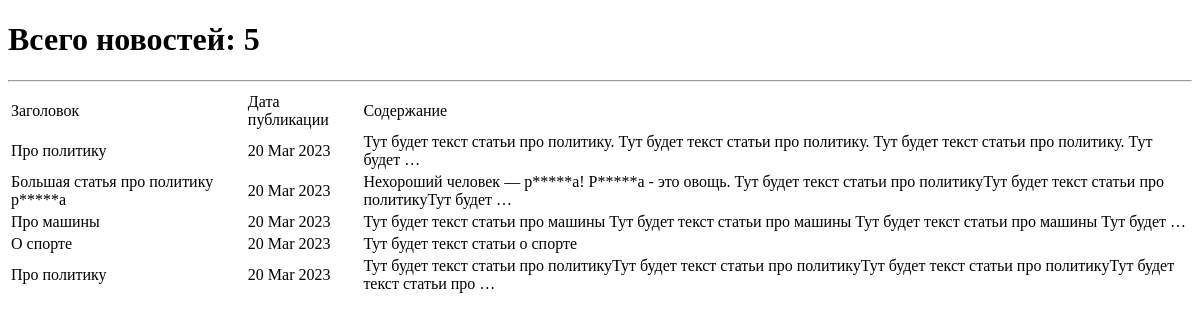
Before: /news/ with the older database file.
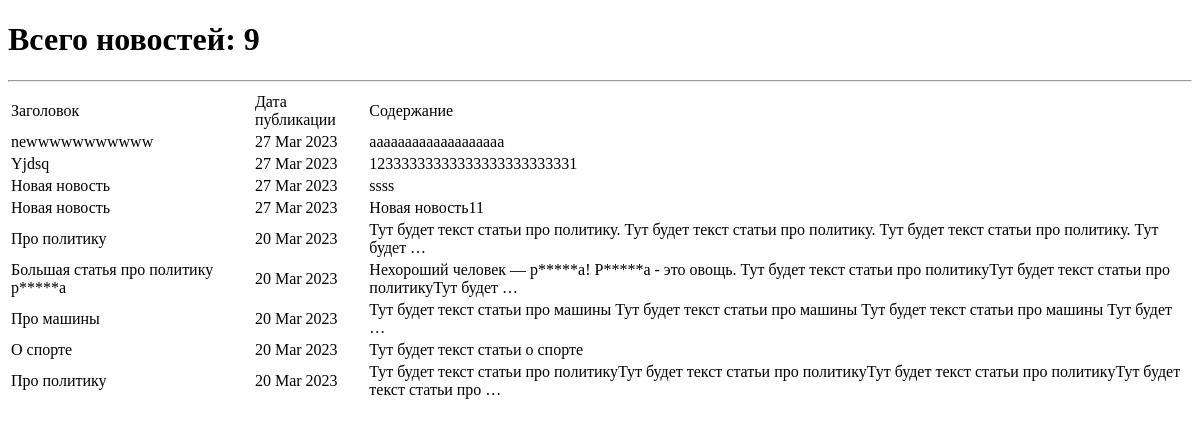
After: the same page with the newer database file.
### news/models.py (models this page shows, shortened)
class Post(models.Model):
    author = models.ForeignKey(Author, on_delete=models.CASCADE)
    content = models.CharField(max_length=2, choices=CONTENTS, default=article)
    date_create = models.DateTimeField(auto_now_add=True)
    category = models.ManyToManyField(Category, through='PostCategory')
    heading = models.CharField(max_length=255)
    text = models.TextField()
    rating = models.IntegerField(default=0)

### news/views.py (the view)
# urls.py: path('', NewsList.as_view(), name='news_list'),
class NewsList(ListView):
    model = Post
    ordering = '-date_create'
    template_name = 'news.html'
    context_object_name = 'news'
    paginate_by = 10

### news/templatetags/custom_filters.py (called while the page is built)
@register.filter()
def censor(value):
    bad_words = [
        'редиска',
        'дурак'
    ]
    for word in bad_words:
        if word in value.lower():
            end_world = ''.join(['*' for _ in word[1:-1]]) + word[-1]
            value = value.replace(word, word[0] + end_world)
            value = value.replace(word.title(), word[0].title() + end_world)
    return value

### templates/news.html (shortened to what this page needs)
{% extends 'flatpages/default.html' %}
{% load custom_filters %}!
{% block content %}
   <h1>Всего новостей: {{ news|length }}</h1>
   <hr>
   {% if news %}
       <table>
           <tr>
               <td>Заголовок</td>
               <td>Дата публикации</td>
               <td>Содержание</td>
           </tr>
           {% for new in news %}
           <tr>
               <td>{{ new.heading|censor }}</td>
               <td>{{ new.date_create|date:'d M Y' }}</td>
               <td>{{ new.text|censor|truncatewords:20 }}</td>
           </tr>
           {% endfor %}
       </table>
   {% else %}
       <h2>Новостей нет!</h2>
   {% endif %}
{% endblock content %}

Changed rows visible on the page:
added Post: heading|censor "newwwwwwwwwww", date_create "27 Mar 2023", text|censor "aaaaaaaaaaaaaaaaaaa"
added Post: heading|censor "Yjdsq", date_create "27 Mar 2023", text|censor "12333333333333333333333331"
added Post: heading|censor "Новая новость", date_create "27 Mar 2023", text|censor "ssss"
added Post: heading|censor "Новая новость", date_create "27 Mar 2023", text|censor "Новая новость11"
Other visible differences:
{{ news|length }}: "5" → "9"
